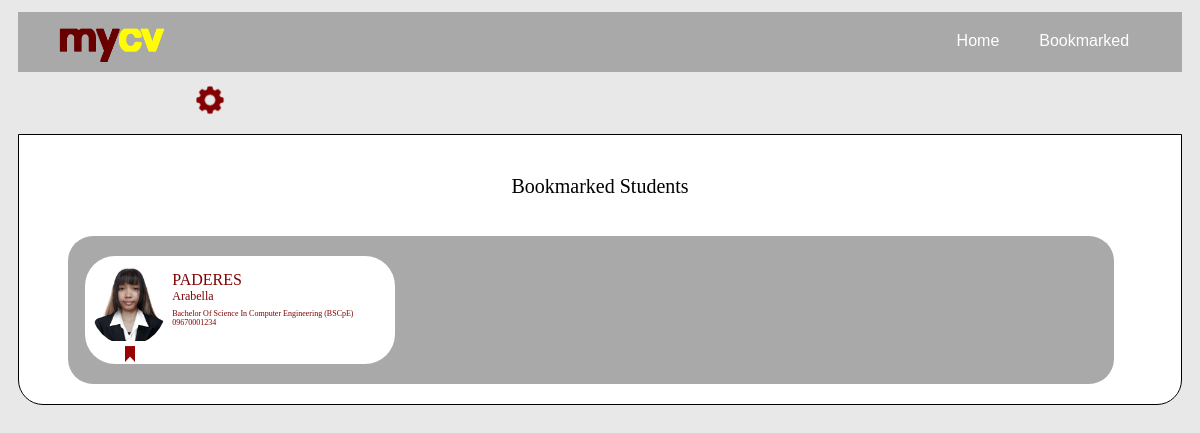
Page /webfaculty/faculty-bookmarked.php (signed in) on the committed database.
### tables this page shows
CREATE TABLE IF NOT EXISTS `personalinformation` (
  `uid` int(11) NOT NULL AUTO_INCREMENT,
  `profilepic` varchar(100) NOT NULL,
  `firstname` varchar(100) NOT NULL,
  `middlename` varchar(100) NOT NULL,
  `lastname` varchar(100) NOT NULL,
  `studentnumber` varchar(100) NOT NULL,
  `password` varchar(100) NOT NULL,
  `emailaddress` varchar(100) NOT NULL,
  `currentposition` varchar(100) NOT NULL,
  `birthdate` varchar(100) NOT NULL,
  `birthplace` varchar(100) NOT NULL,
  `gender` varchar(100) NOT NULL,
  `mobilenumber` varchar(100) NOT NULL,
  `address` varchar(100) NOT NULL,
  `religion` varchar(100) NOT NULL,
  `language` varchar(100) NOT NULL,
  `aboutme` varchar(5000) NOT NULL,
  `viewcourse` varchar(70) NOT NULL,
  `currentcourse` varchar(500) NOT NULL,
  `school` varchar(500) NOT NULL,
  `iskolar` varchar(200) NOT NULL,
  `bookmark` varchar(100) NOT NULL,
  `resumestatus` int(20) NOT NULL,
  PRIMARY KEY (`uid`)
);

### webfaculty/faculty-bookmarked.php (the view, shortened to what this page needs)
<!DOCTYPE html>
<html>
	<head>
		<link type="text/css" rel="stylesheet" href="../css/faculty-bookmarked.css"/>
	</head>
	<body style="background-color:#E8E8E8;">
		<center>
		<div class="header">
			<div class="logo"><a href="faculty-home.php"><img src="../images/mycv.png" width="130px" height="60px"></a></div>
			<div class="home"><a href="faculty-home.php">Home</a></div>
			<div class="bookmark"><a href="faculty-bookmarked.php">Bookmarked</a></div>
			<div class="settings"><input type="image" src="../images/settings.png" alt="settings" width="30px" height="30px" value="settings" onclick="divisionjava()"></div>
		</div>
		<div class="mainbody" style="width:100%;background-color:white;display:inline-block;padding-top:20px;">
		<p style="font-size:20px">Bookmarked Students</p>
		<br>
		<div class="profiles" style="width:90%;display:inline-block;"><center>
		<div class="container">
		<center>
		<?php
				$studenttabquery=mysql_query("SELECT * FROM `personalinformation` WHERE resumestatus='1' and bookmark='1'");
					while($studenttabres = mysql_fetch_array($studenttabquery)){
						$bookmark = $studenttabres['bookmark'];
						$uid = $studenttabres['uid'];
						if($bookmark == "0"){
							echo "
							<a href='faculty-studentresume.php?uid=$uid'>
							<div class='individuals'>
								<div class='leftsideinfo' id='lefsideinfo'>
								<div class='picture'><img src='../".$studenttabres['profilepic']."' alt='PIC' width='75px' height='75px'></img></div>
									<label for='$uid'><div class='bookmarksign' ></div></label>
								</div>
								<div class='basicinfo' id='basicinfo' >
									<div class='lname'>".$studenttabres['lastname']."</div><div class='fname'>".$studenttabres['firstname']."</div>
									<div class='course''>".$studenttabres['viewcourse']."</div>
									<div class='cpnum'>".$studenttabres['mobilenumber']."</div>
								</div>
							</div>
							</a>
							<div style='background-color:red; width:0px;height:0px;overflow:hidden;display:inline-block;'><a href='exec/faculty-home-bookmarkchange-bookmarked.php?uid=$uid'><input type='button' id='$uid'></a></div>
							";
						}
						else if($bookmark == "1"){
							echo "
							<a href='faculty-studentresume.php?uid=$uid'>
							<div class='individuals'>
								<div class='leftsideinfo' id='lefsideinfo'>
								<div class='picture'><img src='../".$studenttabres['profilepic']."' alt='PIC' width='75px' height='75px'></img></div>
									<label for='$uid'><div class='bookmarkedsign' ></div></label>
								</div>
								<div class='basicinfo' id='basicinfo' >
									<div class='lname'>".$studenttabres['lastname']."</div><div class='fname'>".$studenttabres['firstname']."</div>
									<div class='course'>".$studenttabres['viewcourse']."</div>
									<div class='cpnum'>".$studenttabres['mobilenumber']."</div>
								</div>
							</div>
							</a>
							<div style='background-color:red; width:0px;height:0px;overflow:hidden;display:inline-block;'><a href='exec/faculty-home-bookmarkchange-bookmarked.php?uid=$uid'><input type='button' id='$uid'></a></div>
							";
						}else{}
					}
			?>
		</center>
		</div></center></div></div>
	</body>
</html>

### css/faculty-bookmarked.css (style rules this page uses)
* { box-sizing: border-box; }
body { width: 97%; margin: 1% auto auto auto; }
.header { background-color: #A9A9A9; max-width: 100%; min-height: 60px; }
.logo { float: left; padding: 1px; margin: 0 0 0 30px; }
.home { font-family: Poppins Bold, Arial; float: left; padding: 20px; margin: 0 0 0 65% ; }
.bookmark { font-family: Poppins Bold, Arial; float: left; padding: 20px; margin: 0 0 0 0; }
.settings { float: left; color: black; padding: 15px; margin: 0 0 0 0 ; }
.logo, .home, .bookmark, .settings { display: inline-block; }
.home a, .bookmark a { float: left; color: white; text-decoration: none; transition:0.3s; }
a { color: #7E0102; text-decoration: none; }
.mainbody { width: 90%; margin: 20px auto; margin-top:0px; padding-bottom:20px; border: 1px, solid black; border-bottom-right-radius:25px; border-bottom-left-radius:25px; }
.profiles { width: 100%; border-radius: 25px; min-height: auto; background-color: #A9a9a9; margin: 0 1.5% 0 0; }
.container { margin-top: 20px; padding-bottom: 2em; }
.individuals { display: inline-block; float: left; width: 310px; border-radius: 30px; height: 25% ; background-color: white; padding: 0 auto; margin: 0px 3px 20px 17px; color: #7E0102; transition:0.3s; }
.leftsideinfo { display: block; width: 75px; margin: 0 0 0 5px; float: left; }
.picture { float: left; margin: 10px 1% 0 1%; border-radius: 100px; overflow:hidden; }
.basicinfo { width: 200px; }
.lname { float: left; margin: 15px 0 0 5px; padding: 0; font-family: Poppins Bold; font-size: 16px; text-transform: uppercase; }
.fname { float: left; margin: 0 0 0 5px; padding: 0; font-family: Poppins Regular; font-size: 12px; text-transform: capitalize; }
.course { float: left; margin: 5px 0 0 5px; padding: 0; font-family: Poppins Regular; font-size: 8px; text-transform: capitalize; text-align: left; }
.cpnum { float: left; margin: 0 0 0 5px; padding: 0; font-family: Poppins Regular; font-size: 8px; text-transform: capitalize; text-align: left; }
.bookmarkedsign { margin: 0 50% 0 40%; float: left; }
.bookmarkedsign { content: url('../images/bookmarked.png'); width: 20px; margin: 0 50% 0 40%; transition:0.3s; }

### webfaculty/faculty-bookmarked.php (style rules this page uses)
.leftsideinfo label { cursor:pointer; }
.lname { width:100%; text-align:left; }
.leftsideinfo { display:inline-block; }
.fname { width:100%; text-align:left; }
.basicinfo { width:73%; display:inline-block; }

### rows in the picture
personalinformation: profilepic (picture), lastname "PADERES", firstname "Arabella", viewcourse "Bachelor Of Science In Computer Engineering (BSCpE)", mobilenumber "09670001234"
